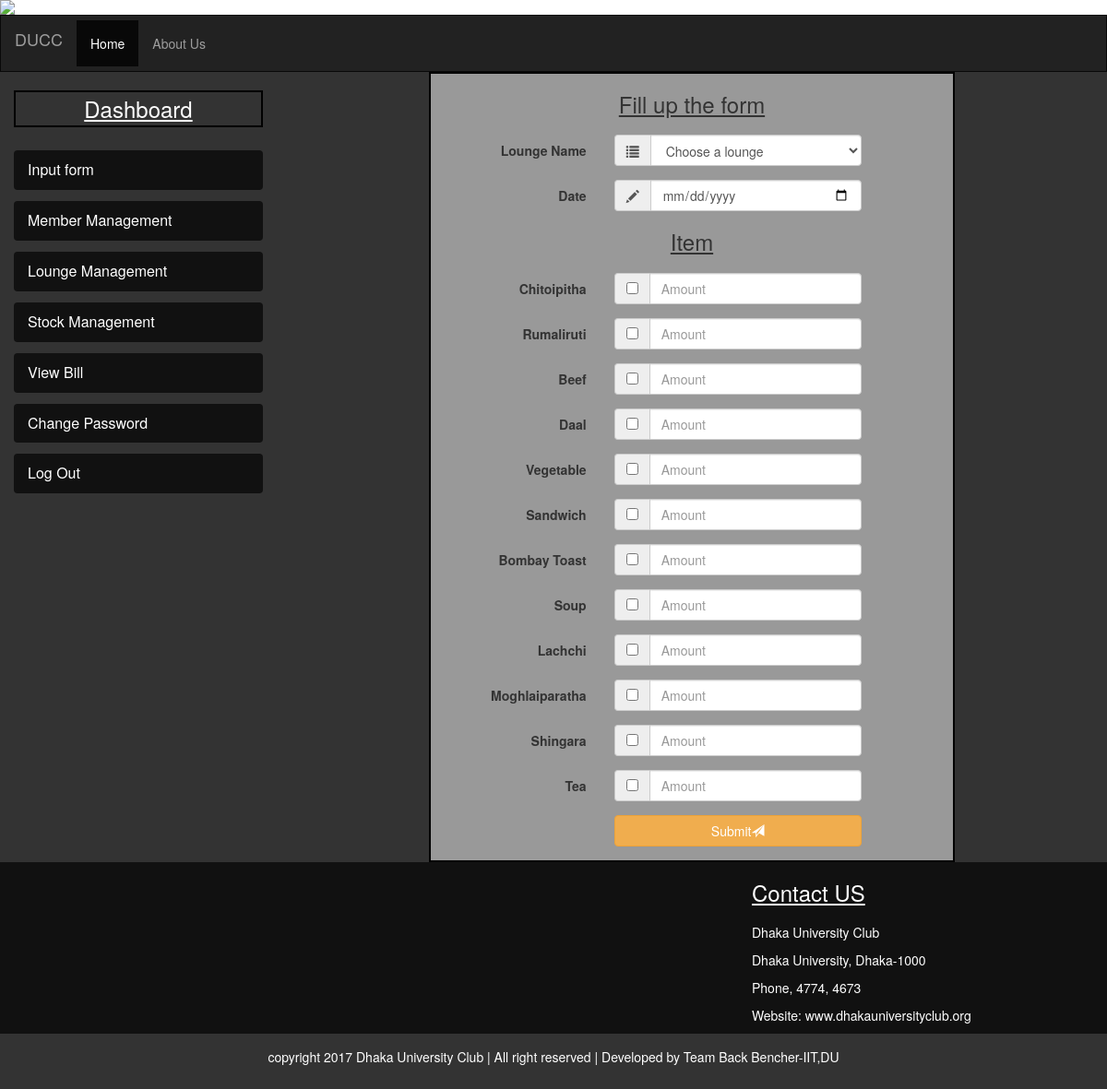
/report/sendFood.php (signed in), run on the app's committed database.
### tables this page shows
CREATE TABLE `consumer_item` (
  `Item_ID` int(5) NOT NULL,
  `Item_Name` varchar(20) NOT NULL,
  `Price` int(5) NOT NULL
);

### report/sendFood.php (the view, shortened to what this page needs)
<?php include 'header.php' ?>
<div class="container-fluid">
  <div class="row content">
    <div class="col-sm-3 sidenav">
		<?php include 'menu.php' ?>
    </div>
    <div class="col-sm-9">
      <div class="row right">
		<div class="col-sm-2">&nbsp;</div>
			<div class="col-sm-8">
				<div id="inputForm">
					<h3>Fill up the form </h3>
					<form class="form-horizontal" action=" " method="post"  id="mem_form" name="forms">
						<fieldset>
							<div class="form-group">
								<label class="col-md-4 control-label">Lounge Name</label>
								<div class="col-md-6 selectContainer">
									<div class="input-group"> <span class="input-group-addon"><i class="glyphicon glyphicon-list"></i></span>
										<select name="loungeName" class="form-control selectpicker" required>
											<option value=''>Choose a lounge</option>
										<?php
											include('config.php');
										?>
										</select>
									</div>
								</div>
							</div>
							<div class="form-group">
								<label class="col-md-4 control-label">Date</label>
								<div class="col-md-6  inputGroupContainer">
									<div class="input-group">  <span class="input-group-addon"><i class="glyphicon glyphicon-pencil"></i></span>
										<input type="date" name="Date" class="form-control">
									</div>
								</div>
							</div>
							<h3> Item </h3>
							<?php
								$currentdate=getdate(date("U"));
								$currentday=$currentdate['weekday'];
								$sql = "SELECT Item_Name FROM consumer_item,available_item where Day='$currentday' and
										available_item.Item_ID=consumer_item.Item_ID" ;
								$result = mysqli_query($conn, $sql);
								if (mysqli_num_rows($result) > 0) {
    								while($row = mysqli_fetch_assoc($result)) {
										echo "
										<div class='form-group'>
											<label class='col-md-4 control-label'>{$row['Item_Name']}</label>
												<div class='col-md-6'>
													<div class='input-group'>
														<span class='input-group-addon'>
															<input type='hidden' name='food[]' value='0'>
															<input type='checkbox' name='food[]' value='{$row['Item_Name']}' onclick='myFunction()'>
														</span>
														<input name='item[]'  class='form-control' type='number' placeholder='Amount' >
													</div>
												</div>
										</div>";
       								 }
								}
							?>
							<div class="form-group">
								<label class="col-md-4 control-label"></label>
								<div class="col-md-6">
									<button type="submit" class="btn btn-warning btn-block" name="send" onsubmit="return validation()" >Submit<span class="glyphicon glyphicon-send"></span></button>
								</div>
							</div>
						</fieldset>
					</form>
				</div>
				</div>
				<div class="col-sm-2">&nbsp;</div>
				</div>
    </div>
  </div>
</div>
<?php include 'footer.php' ?>

### common/header.php (style rules this page uses)
.row .right { height:98%; min-height:500px; }
#inputForm { text-align:center; min-height:500px; height:98%; width:100%; border:2px solid black; background-color: #B0E0FF; background-color: #999; }
.content { background-color: #333; min-height:500px; }
.row.content { height:100% }
.sidenav { background-color: #333; height: 100%; }
h3 { margin-bottom:20px; text-decoration:underline; }

### data on the page
consumer_item: Item_Name "Chitoipitha"
consumer_item: Item_Name "Rumaliruti"
consumer_item: Item_Name "Beef"
consumer_item: Item_Name "Daal"
consumer_item: Item_Name "Vegetable"
consumer_item: Item_Name "Sandwich"
consumer_item: Item_Name "Bombay Toast"
consumer_item: Item_Name "Soup"
consumer_item: Item_Name "Lachchi"
consumer_item: Item_Name "Moghlaiparatha"
consumer_item: Item_Name "Shingara"
consumer_item: Item_Name "Tea"
